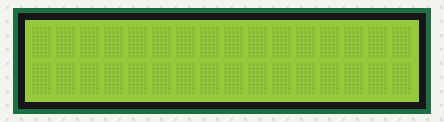
A sketch run on a simulated Arduino Uno, built with avr-gcc and run on an emulated ATmega328P. On the bench: 16×2 character LCD.

Above: at 0.1 s.
At 0.6 s:
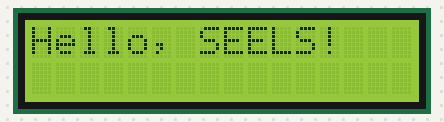

Measured:
- what the display in image 1 shows lasts 0.5 s, from 0.6 s to 1.1 s

The sketch:

LCDtest.ino
```cpp
/* LiquidCrystal Library - Demonstrates the use a 16x2 LCD display.

LCD pins
pin1 VSS (Ground) = Ground
pin2 VDD (VCC) = +5V
pin3 V0  (VEE)= Ground
pin4 RS = 7
pin5 R/W = Ground
pin6 E (Enable)= 6
pin11 D4 = 5
pin12 D5 = 4
pin13 D6 = 3
pin14 D7 = 2
pin15 A (Led +) = +5V
pin16 k (Led -)= Ground
*/
#include<LiquidCrystal.h>
int RS=7;
int EN=6;
int D4=5;
int D5=4;
int D6=3;
int D7=2;


LiquidCrystal LCD(RS,EN,D4,D5,D6,D7);
//LiquidCrystal LCD(7,6,5,4,3,2);

void setup() {
 // set up the LCD's number of columns and rows:
 LCD.begin(16,2);
 LCD.print("Hello, SEELS!");

}

void loop() {
 // Turn off the display:
 LCD.noDisplay();
 delay(500);
 // Turn on the display:
 LCD.display();
 delay(500);

//LCD.setCursor(0,0);
//LCD.print("Sara");
//LCD.setCursor(0,1);
//LCD.print("Yasser ^_^");
}
```
